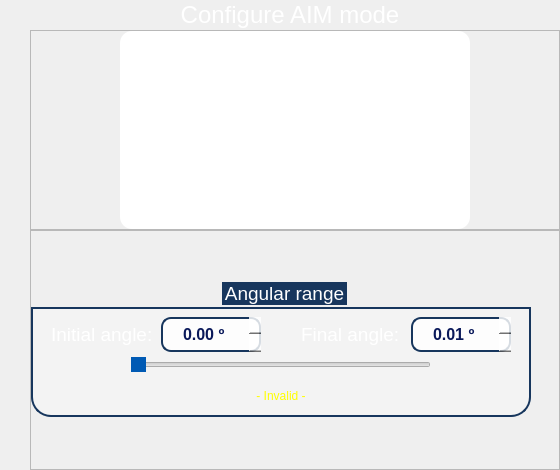
                <widget class="QWidget" name="page_AIM_config">
                 <layout class="QVBoxLayout" name="verticalLayout_7">
                  <property name="spacing">
                   <number>0</number>
                  </property>
                  <property name="leftMargin">
                   <number>30</number>
                  </property>
                  <property name="topMargin">
                   <number>0</number>
                  </property>
                  <property name="rightMargin">
                   <number>0</number>
                  </property>
                  <property name="bottomMargin">
                   <number>0</number>
                  </property>
                  <item>
                   <widget class="QLabel" name="configAIM_label_3">
                    <property name="sizePolicy">
                     <sizepolicy hsizetype="Preferred" vsizetype="Expanding">
                      <horstretch>0</horstretch>
                      <verstretch>0</verstretch>
                     </sizepolicy>
                    </property>
                    <property name="minimumSize">
                     <size>
                      <width>0</width>
                      <height>30</height>
                     </size>
                    </property>
                    <property name="maximumSize">
                     <size>
                      <width>520</width>
                      <height>40</height>
                     </size>
                    </property>
                    <property name="font">
                     <font>
                      <family>Ubuntu</family>
                      <pointsize>18</pointsize>
                      <italic>false</italic>
                      <bold>false</bold>
                     </font>
                    </property>
                    <property name="styleSheet">
                     <string notr="true">font: 500 18pt &quot;Ubuntu&quot;;</string>
                    </property>
                    <property name="text">
                     <string>&lt;html&gt;&lt;head/&gt;&lt;body&gt;&lt;p align=&quot;center&quot;&gt;&lt;span style=&quot; color:#ffffff;&quot;&gt;Configure AIM mode&lt;/span&gt;&lt;/p&gt;&lt;/body&gt;&lt;/html&gt;</string>
                    </property>
                   </widget>
                  </item>
                  <item>
                   <widget class="QFrame" name="frame_13">
                    <property name="sizePolicy">
                     <sizepolicy hsizetype="Preferred" vsizetype="Minimum">
                      <horstretch>0</horstretch>
                      <verstretch>0</verstretch>
                     </sizepolicy>
                    </property>
                    <property name="minimumSize">
                     <size>
                      <width>530</width>
                      <height>200</height>
                     </size>
                    </property>
                    <property name="maximumSize">
                     <size>
                      <width>530</width>
                      <height>250</height>
                     </size>
                    </property>
                    <property name="frameShape">
                     <enum>QFrame::StyledPanel</enum>
                    </property>
                    <property name="frameShadow">
                     <enum>QFrame::Raised</enum>
                    </property>
                    <layout class="QHBoxLayout" name="horizontalLayout_40">
                     <property name="spacing">
                      <number>0</number>
                     </property>
                     <property name="leftMargin">
                      <number>0</number>
                     </property>
                     <property name="topMargin">
                      <number>0</number>
                     </property>
                     <property name="rightMargin">
                      <number>0</number>
                     </property>
                     <property name="bottomMargin">
                      <number>0</number>
                     </property>
                     <item>
                      <spacer name="horizontalSpacer_68">
                       <property name="orientation">
                        <enum>Qt::Horizontal</enum>
                       </property>
                       <property name="sizeType">
                        <enum>QSizePolicy::Preferred</enum>
                       </property>
                       <property name="sizeHint" stdset="0">
                        <size>
                         <width>70</width>
                         <height>17</height>
                        </size>
                       </property>
                      </spacer>
                     </item>
                     <item>
                      <widget class="QPushButton" name="pushButton_13">
                       <property name="maximumSize">
                        <size>
                         <width>350</width>
                         <height>250</height>
                        </size>
                       </property>
                       <property name="styleSheet">
                        <string notr="true">border-radius:12px;
background-color: rgb(255, 255, 255);</string>
                       </property>
                       <property name="text">
                        <string/>
                       </property>
                       <property name="icon">
                        <iconset resource="icons_.qrc">
                         <normaloff>:/icons/icons/aim.png</normaloff>:/icons/icons/aim.png</iconset>
                       </property>
                       <property name="iconSize">
                        <size>
                         <width>300</width>
                         <height>300</height>
                        </size>
                       </property>
                      </widget>
                     </item>
                     <item>
                      <spacer name="horizontalSpacer_69">
                       <property name="orientation">
                        <enum>Qt::Horizontal</enum>
                       </property>
                       <property name="sizeType">
                        <enum>QSizePolicy::Preferred</enum>
                       </property>
                       <property name="sizeHint" stdset="0">
                        <size>
                         <width>70</width>
                         <height>17</height>
                        </size>
                       </property>
                      </spacer>
                     </item>
                    </layout>
                   </widget>
                  </item>
                  <item>
                   <widget class="QFrame" name="frame_14">
                    <property name="sizePolicy">
                     <sizepolicy hsizetype="Preferred" vsizetype="Preferred">
                      <horstretch>0</horstretch>
                      <verstretch>0</verstretch>
                     </sizepolicy>
                    </property>
                    <property name="minimumSize">
                     <size>
                      <width>530</width>
                      <height>240</height>
                     </size>
                    </property>
                    <property name="maximumSize">
                     <size>
                      <width>530</width>
                      <height>250</height>
                     </size>
                    </property>
                    <property name="frameShape">
                     <enum>QFrame::StyledPanel</enum>
                    </property>
                    <property name="frameShadow">
                     <enum>QFrame::Raised</enum>
                    </property>
                    <layout class="QVBoxLayout" name="verticalLayout_28">
                     <property name="spacing">
                      <number>0</number>
                     </property>
                     <property name="leftMargin">
                      <number>0</number>
                     </property>
                     <property name="topMargin">
                      <number>0</number>
                     </property>
                     <property name="rightMargin">
                      <number>0</number>
                     </property>
                     <property name="bottomMargin">
                      <number>0</number>
                     </property>
                     <item>
                      <widget class="QGroupBox" name="Angular_range_3">
                       <property name="sizePolicy">
                        <sizepolicy hsizetype="Preferred" vsizetype="Fixed">
                         <horstretch>0</horstretch>
                         <verstretch>0</verstretch>
                        </sizepolicy>
                       </property>
                       <property name="minimumSize">
                        <size>
                         <width>400</width>
                         <height>130</height>
                        </size>
                       </property>
                       <property name="maximumSize">
                        <size>
                         <width>500</width>
                         <height>135</height>
                        </size>
                       </property>
                       <property name="font">
                        <font>
                         <family>Ubuntu</family>
                         <pointsize>14</pointsize>
                         <italic>false</italic>
                         <bold>false</bold>
                        </font>
                       </property>
                       <property name="styleSheet">
                        <string notr="true">QGroupBox  {
	font: 14pt &quot;Ubuntu&quot;;
	background-color: rgba(255, 255, 255,70);
    border: 2px solid;
    border-color: #FF17365D;
    margin-top: 25px;
	margin-bottom: 0px;
    border-bottom-left-radius: 20px;
	border-bottom-right-radius: 20px;
}

QGroupBox::title  {
    subcontrol-origin: margin;
    subcontrol-position: top center;
    padding: 5px 8000px 5px 8000px;
    background-color: #FF17365D;
    color: rgb(255, 255, 255);
}
</string>
                       </property>
                       <property name="title">
                        <string>Angular range</string>
                       </property>
                       <property name="alignment">
                        <set>Qt::AlignLeading|Qt::AlignLeft|Qt::AlignTop</set>
                       </property>
                       <property name="checked">
                        <bool>false</bool>
                       </property>
                       <layout class="QVBoxLayout" name="verticalLayout_29">
                        <property name="spacing">
                         <number>0</number>
                        </property>
                        <property name="leftMargin">
                         <number>0</number>
                        </property>
                        <property name="topMargin">
                         <number>8</number>
                        </property>
                        <property name="rightMargin">
                         <number>0</number>
                        </property>
                        <property name="bottomMargin">
                         <number>0</number>
                        </property>
                        <item>
                         <layout class="QHBoxLayout" name="horizontalLayout_41">
                          <property name="spacing">
                           <number>0</number>
                          </property>
                          <item>
                           <spacer name="horizontalSpacer_70">
                            <property name="orientation">
                             <enum>Qt::Horizontal</enum>
                            </property>
                            <property name="sizeHint" stdset="0">
                             <size>
                              <width>13</width>
                              <height>20</height>
                             </size>
                            </property>
                           </spacer>
                          </item>
                          <item>
                           <widget class="QLabel" name="label_26">
                            <property name="minimumSize">
                             <size>
                              <width>110</width>
                              <height>0</height>
                             </size>
                            </property>
                            <property name="maximumSize">
                             <size>
                              <width>110</width>
                              <height>25</height>
                             </size>
                            </property>
                            <property name="font">
                             <font>
                              <family>Ubuntu</family>
                              <pointsize>14</pointsize>
                              <italic>false</italic>
                              <bold>false</bold>
                             </font>
                            </property>
                            <property name="styleSheet">
                             <string notr="true">font: 14pt &quot;Ubuntu&quot;;
</string>
                            </property>
                            <property name="text">
                             <string>&lt;html&gt;&lt;head/&gt;&lt;body&gt;&lt;p&gt;&lt;span style=&quot; color:#ffffff;&quot;&gt;Initial angle:&lt;/span&gt;&lt;/p&gt;&lt;/body&gt;&lt;/html&gt;</string>
                            </property>
                           </widget>
                          </item>
                          <item>
                           <widget class="QDoubleSpinBox" name="a1_3">
                            <property name="sizePolicy">
                             <sizepolicy hsizetype="Minimum" vsizetype="Fixed">
                              <horstretch>0</horstretch>
                              <verstretch>0</verstretch>
                             </sizepolicy>
                            </property>
                            <property name="minimumSize">
                             <size>
                              <width>100</width>
                              <height>30</height>
                             </size>
                            </property>
                            <property name="maximumSize">
                             <size>
                              <width>120</width>
                              <height>35</height>
                             </size>
                            </property>
                            <property name="font">
                             <font>
                              <family>Ubuntu</family>
                              <pointsize>12</pointsize>
                              <italic>false</italic>
                              <bold>true</bold>
                             </font>
                            </property>
                            <property name="styleSheet">
                             <string notr="true">
QDoubleSpinBox
{
color: rgb(10, 25, 90);
font: 700 12pt &quot;Ubuntu&quot;;
border: 2px solid;
border-color: #FF17365D;
background-color: rgba(255, 255, 255,210);
border-radius:10px;
}

QDoubleSpinBox::up-button
{
    border-left-width: 1px;
    border-left-color: darkgray;
    border-left-style: solid; /* just a single line */
    border-top-right-radius: 3px; /* same radius as the QComboBox */
    border-bottom-right-radius: 3px;
	image: url(:/icons/icons/arrow-up.png);
	width: 25;
}
QDoubleSpinBox::down-button
{
    border-left-width: 1px;
    border-left-color: darkgray;
    border-left-style: solid; /* just a single line */
    border-top-right-radius: 3px; /* same radius as the QComboBox */
    border-bottom-right-radius: 3px;
	image: url(:/icons/icons/arrow-down.png);
	width: 25;
}</string>
                            </property>
                            <property name="wrapping">
                             <bool>true</bool>
                            </property>
                            <property name="frame">
                             <bool>false</bool>
                            </property>
                            <property name="alignment">
                             <set>Qt::AlignCenter</set>
                            </property>
                            <property name="buttonSymbols">
                             <enum>QAbstractSpinBox::UpDownArrows</enum>
                            </property>
                            <property name="accelerated">
                             <bool>true</bool>
                            </property>
                            <property name="suffix">
                             <string> º</string>
                            </property>
                            <property name="maximum">
                             <double>89.989999999999995</double>
                            </property>
                            <property name="singleStep">
                             <double>0.010000000000000</double>
                            </property>
                           </widget>
                          </item>
                          <item>
                           <spacer name="horizontalSpacer_71">
                            <property name="orientation">
                             <enum>Qt::Horizontal</enum>
                            </property>
                            <property name="sizeHint" stdset="0">
                             <size>
                              <width>40</width>
                              <height>20</height>
                             </size>
                            </property>
                           </spacer>
                          </item>
                          <item>
                           <widget class="QLabel" name="label_27">
                            <property name="minimumSize">
                             <size>
                              <width>110</width>
                              <height>0</height>
                             </size>
                            </property>
                            <property name="maximumSize">
                             <size>
                              <width>110</width>
                              <height>25</height>
                             </size>
                            </property>
                            <property name="font">
                             <font>
                              <family>Ubuntu</family>
                              <pointsize>14</pointsize>
                              <italic>false</italic>
                              <bold>false</bold>
                             </font>
                            </property>
                            <property name="styleSheet">
                             <string notr="true">font: 14pt &quot;Ubuntu&quot;;</string>
                            </property>
                            <property name="text">
                             <string>&lt;html&gt;&lt;head/&gt;&lt;body&gt;&lt;p&gt;&lt;span style=&quot; color:#ffffff;&quot;&gt;Final angle:  &lt;/span&gt;&lt;/p&gt;&lt;/body&gt;&lt;/html&gt;</string>
                            </property>
                           </widget>
                          </item>
                          <item>
                           <widget class="QDoubleSpinBox" name="a2_3">
                            <property name="sizePolicy">
                             <sizepolicy hsizetype="Minimum" vsizetype="Fixed">
                              <horstretch>0</horstretch>
                              <verstretch>0</verstretch>
                             </sizepolicy>
                            </property>
                            <property name="minimumSize">
                             <size>
                              <width>100</width>
                              <height>30</height>
                             </size>
                            </property>
                            <property name="maximumSize">
                             <size>
                              <width>120</width>
                              <height>35</height>
                             </size>
                            </property>
                            <property name="font">
                             <font>
                              <family>Ubuntu</family>
                              <pointsize>12</pointsize>
                              <italic>false</italic>
                              <bold>true</bold>
                             </font>
                            </property>
                            <property name="styleSheet">
                             <string notr="true">
QDoubleSpinBox
{
color: rgb(10, 25, 90);
font: 700 12pt &quot;Ubuntu&quot;;
border: 2px solid;
border-color: #FF17365D;
background-color: rgba(255, 255, 255,210);
border-radius:10px;
}

QDoubleSpinBox::up-button
{
    border-left-width: 1px;
    border-left-color: darkgray;
    border-left-style: solid; /* just a single line */
    border-top-right-radius: 3px; /* same radius as the QComboBox */
    border-bottom-right-radius: 3px;
	image: url(:/icons/icons/arrow-up.png);
	width: 25;
}
QDoubleSpinBox::down-button
{
    border-left-width: 1px;
    border-left-color: darkgray;
    border-left-style: solid; /* just a single line */
    border-top-right-radius: 3px; /* same radius as the QComboBox */
    border-bottom-right-radius: 3px;
	image: url(:/icons/icons/arrow-down.png);
	width: 25;
}</string>
                            </property>
                            <property name="wrapping">
                             <bool>true</bool>
                            </property>
                            <property name="frame">
                             <bool>false</bool>
                            </property>
                            <property name="alignment">
                             <set>Qt::AlignCenter</set>
                            </property>
                            <property name="buttonSymbols">
                             <enum>QAbstractSpinBox::UpDownArrows</enum>
                            </property>
                            <property name="accelerated">
                             <bool>true</bool>
                            </property>
                            <property name="suffix">
                             <string> º</string>
                            </property>
                            <property name="minimum">
                             <double>0.010000000000000</double>
                            </property>
                            <property name="maximum">
                             <double>90.000000000000000</double>
                            </property>
                            <property name="singleStep">
                             <double>0.010000000000000</double>
                            </property>
                           </widget>
                          </item>
                          <item>
                           <spacer name="horizontalSpacer_72">
                            <property name="orientation">
                             <enum>Qt::Horizontal</enum>
                            </property>
                            <property name="sizeHint" stdset="0">
                             <size>
                              <width>17</width>
                              <height>20</height>
                             </size>
                            </property>
                           </spacer>
                          </item>
                         </layout>
                        </item>
                        <item>
                         <layout class="QHBoxLayout" name="horizontalLayout_42">
                          <property name="spacing">
                           <number>0</number>
                          </property>
                          <item>
                           <spacer name="horizontalSpacer_73">
                            <property name="orientation">
                             <enum>Qt::Horizontal</enum>
                            </property>
                            <property name="sizeHint" stdset="0">
                             <size>
                              <width>40</width>
                              <height>20</height>
                             </size>
                            </property>
                           </spacer>
                          </item>
                          <item>
                           <widget class="QSlider" name="horizontalSlider_5">
                            <property name="minimumSize">
                             <size>
                              <width>300</width>
                              <height>25</height>
                             </size>
                            </property>
                            <property name="maximumSize">
                             <size>
                              <width>16777215</width>
                              <height>25</height>
                             </size>
                            </property>
                            <property name="styleSheet">
                             <string notr="true">
QSlider::handle:horizontal {
	background-color: rgb(0,90,180);
    width:64px;
    height:64px;
}

</string>
                            </property>
                            <property name="orientation">
                             <enum>Qt::Horizontal</enum>
                            </property>
                           </widget>
                          </item>
                          <item>
                           <spacer name="horizontalSpacer_74">
                            <property name="orientation">
                             <enum>Qt::Horizontal</enum>
                            </property>
                            <property name="sizeHint" stdset="0">
                             <size>
                              <width>40</width>
                              <height>20</height>
                             </size>
                            </property>
                           </spacer>
                          </item>
                         </layout>
                        </item>
                        <item>
                         <widget class="QLabel" name="label_28">
                          <property name="styleSheet">
                           <string notr="true">font: 14pt &quot;Ubuntu&quot;;
</string>
                          </property>
                          <property name="text">
                           <string>&lt;html&gt;&lt;head/&gt;&lt;body&gt;&lt;p&gt;&lt;span style=&quot; color:#ffff00;&quot;&gt;- Invalid -&lt;/span&gt;&lt;/p&gt;&lt;/body&gt;&lt;/html&gt;</string>
                          </property>
                          <property name="alignment">
                           <set>Qt::AlignCenter</set>
                          </property>
                         </widget>
                        </item>
                       </layout>
                      </widget>
                     </item>
                    </layout>
                   </widget>
                  </item>
                 </layout>
                </widget>
